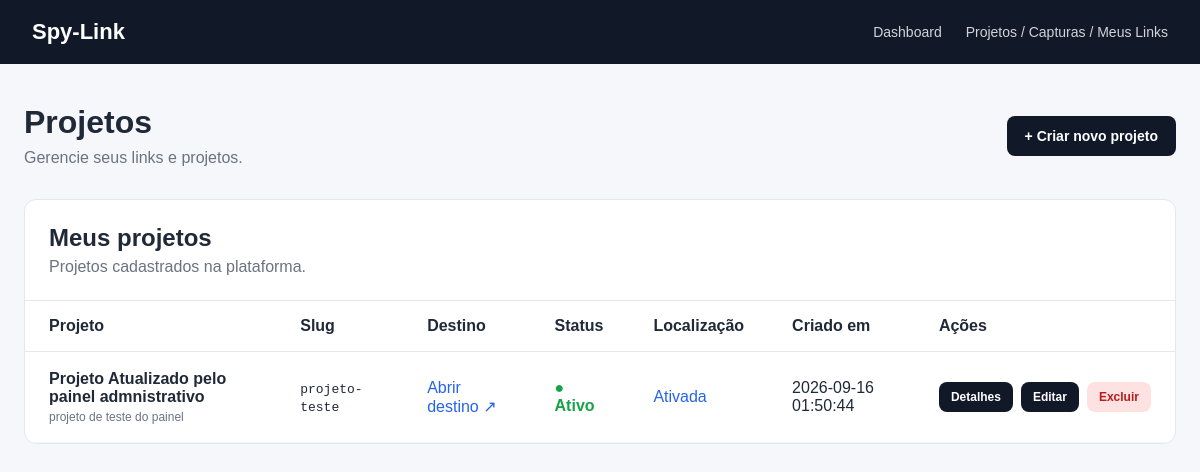
The app's page /projects with its own data.
### tables this page shows
CREATE TABLE projects (
            id INTEGER PRIMARY KEY AUTOINCREMENT,

            name TEXT NOT NULL,

            slug TEXT NOT NULL UNIQUE,

            destination_url TEXT NOT NULL,

            description TEXT,

            location_enabled INTEGER NOT NULL DEFAULT 1,

            active INTEGER NOT NULL DEFAULT 1,

            created_at TEXT NOT NULL DEFAULT CURRENT_TIMESTAMP
        );

### main.py (the view)
@app.get("/projects", response_class=HTMLResponse)
def projects(request: Request):
    connection = get_connection()
    projects = connection.execute(
        "SELECT * FROM projects ORDER BY id DESC"
    ).fetchall()
    connection.close()
    return templates.TemplateResponse(
        request=request,
        name="projects.html",
        context={
            "request": request,
            "projects": projects
        }
    )

### templates/projects.html (shortened to what this page needs)
<!DOCTYPE html>
<html lang="pt-BR">
<head>
    <link rel="stylesheet" href="/static/style.css">
</head>
<body>
    <header class="topbar">
        <div class="logo">Spy-Link</div>
        <nav>
            <a href="/">Dashboard</a>
            <a href="/projects">Projetos / Capturas / Meus Links</a>
        </nav>
    </header>
    <main class="container">
        <section class="welcome">
            <div>
                <h1>Projetos</h1>
                <p>Gerencie seus links e projetos.</p>
            </div>
            <a href="/projects/new" class="button">
                + Criar novo projeto
            </a>
        </section>
        <section class="panel">
            <div class="panel-header">
                <div>
                    <h2>Meus projetos</h2>
                    <p>Projetos cadastrados na plataforma.</p>
                </div>
            </div>
            {% if projects %}
            <div style="overflow-x: auto;">
                <table style="width:100%; border-collapse:collapse;">
                    <thead>
                        <tr style="text-align:left; border-bottom:1px solid #e5e7eb;">
                            <th style="padding:16px 24px;">Projeto</th>
                            <th style="padding:16px 24px;">Slug</th>
                            <th style="padding:16px 24px;">Destino</th>
                            <th style="padding:16px 24px;">Status</th>
                            <th style="padding:16px 24px;">Localização</th>
                            <th style="padding:16px 24px;">Criado em</th>
                            <th style="padding:16px 24px;">Ações</th>
                        </tr>
                    </thead>
                    <tbody>
                        {% for project in projects %}
                        <tr style="border-bottom:1px solid #f1f5f9;">
                            <td style="padding:18px 24px;">
                                <strong>{{ project["name"] }}</strong>
                                {% if project["description"] %}
                                <div style="font-size:12px; color:#6b7280; margin-top:4px;">
                                    {{ project["description"] }}
                                </div>
                                {% endif %}
                            </td>
                            <td style="padding:18px 24px;">
                                <code>{{ project["slug"] }}</code>
                            </td>
                            <td style="padding:18px 24px;">
                                <a
                                    href="{{ project['destination_url'] }}"
                                    target="_blank"
                                    style="color:#2563eb; text-decoration:none;"
                                >
                                    Abrir destino ↗
                                </a>
                            </td>
                            <td style="padding:18px 24px;">
                                {% if project["active"] %}
                                    <span style="color:#16a34a; font-weight:bold;">
                                        ● Ativo
                                    </span>
                                {% else %}
                                    <span style="color:#dc2626; font-weight:bold;">
                                        ● Inativo
                                    </span>
                                {% endif %}
                            </td>
                            <td style="padding:18px 24px;">
                                {% if project["location_enabled"] %}
                                    <span style="color:#2563eb;">
                                        Ativada
                                    </span>
                                {% else %}
                                    <span style="color:#6b7280;">
                                        Desativada
                                    </span>
                                {% endif %}
                            </td>
                            <td style="padding:18px 24px;">
                                {{ project["created_at"] }}
                            </td>
                            <td style="padding:18px 24px;">
                                <div style="display:flex; gap:8px;">
				    <a
				        href="/projects/{{ project['id'] }}"
				        class="button"
				        style="padding:8px 12px; font-size:12px;"
				    >
				        Detalhes
				    </a>
                                    <a
                                        href="/projects/{{ project['id'] }}/edit"
                                        class="button"
                                        style="padding:8px 12px; font-size:12px;"
                                    >
                                        Editar
                                    </a>
                                    <form
                                        method="post"
                                        action="/projects/{{ project['id'] }}/delete"
                                        onsubmit="return confirm('Tem certeza que deseja excluir este projeto?');"
                                    >
                                        <button
                                            type="submit"
                                            style="
                                                background:#fee2e2;
                                                color:#b91c1c;
                                                border:0;
                                                padding:8px 12px;
                                                border-radius:8px;
                                                cursor:pointer;
                                                font-size:12px;
                                                font-weight:bold;
                                            "
                                        >
                                            Excluir
                                        </button>
                                    </form>
                                </div>
                            </td>
                        </tr>
                        {% endfor %}
                    </tbody>
                </table>
            </div>
            {% endif %}
        </section>
    </main>
</body>
</html>

### static/style.css (style rules this page uses)
* { box-sizing: border-box; }
body { margin: 0; font-family: Arial, Helvetica, sans-serif; background: #f5f7fa; color: #1f2937; }
.topbar { height: 64px; background: #111827; color: white; display: flex; align-items: center; justify-content: space-between; padding: 0 32px; }
.logo { font-size: 22px; font-weight: bold; }
nav { display: flex; gap: 24px; }
nav a { color: #d1d5db; text-decoration: none; font-size: 14px; }
.container { max-width: 1200px; margin: 0 auto; padding: 40px 24px; }
.welcome { display: flex; justify-content: space-between; align-items: center; margin-bottom: 32px; }
h1 { margin: 0 0 8px; font-size: 32px; }
.welcome p { margin: 0; color: #6b7280; }
.button { background: #111827; color: white; padding: 12px 18px; border-radius: 8px; text-decoration: none; font-size: 14px; font-weight: bold; }
.panel { background: white; border: 1px solid #e5e7eb; border-radius: 12px; overflow: hidden; }
.panel-header { padding: 24px; border-bottom: 1px solid #e5e7eb; }
.panel-header h2 { margin: 0 0 6px; }
.panel-header p { margin: 0; color: #6b7280; }

### records on screen
projects: name "Projeto Atualizado pelo painel admnistrativo", description "projeto de teste do painel", slug "projeto-teste", active "● Ativo", location_enabled "Ativada", created_at "2026-09-16 01:50:44"
